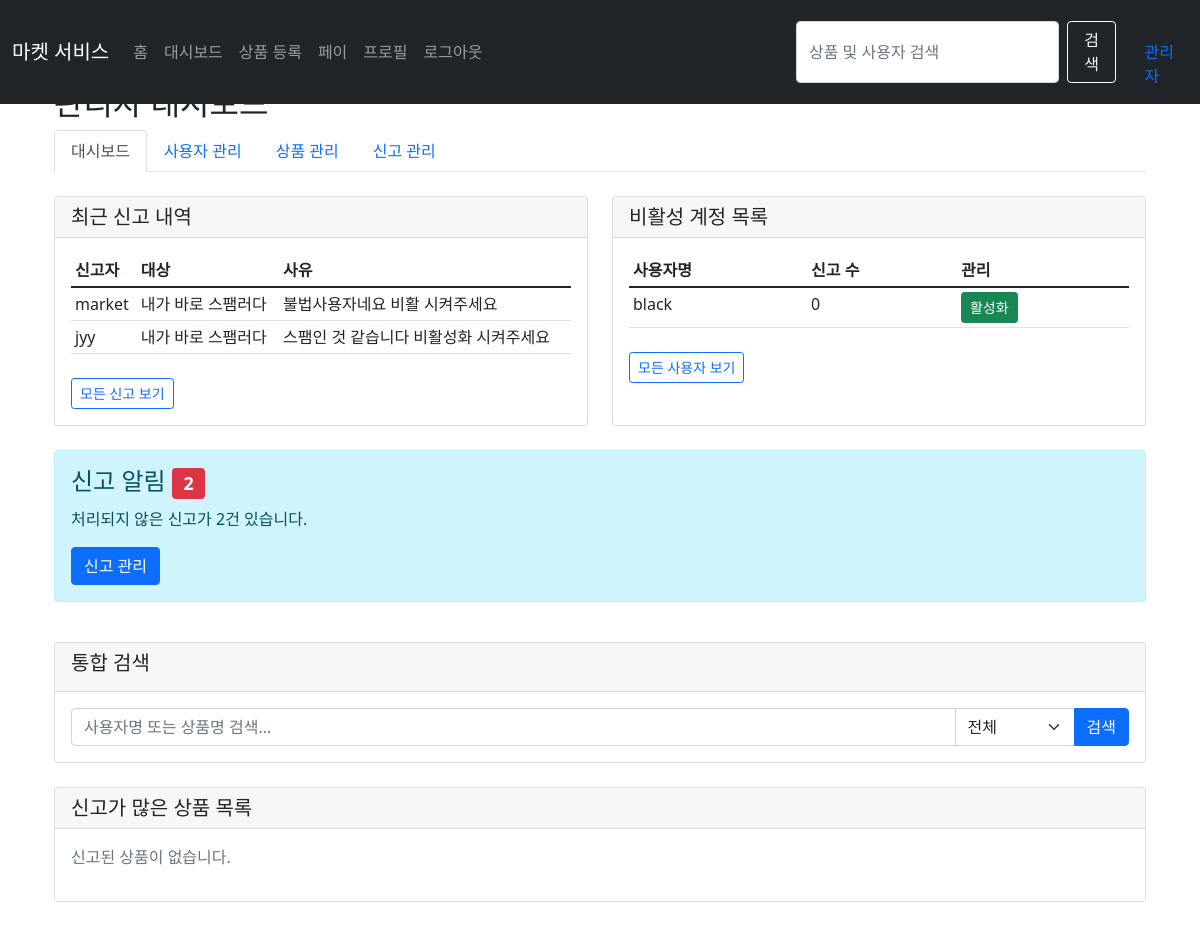
/admin (signed in), run on the app's committed database.
### tables this page shows
CREATE TABLE report (
                id TEXT PRIMARY KEY,
                reporter_id TEXT NOT NULL,
                target_id TEXT NOT NULL,
                reason TEXT NOT NULL
            );

CREATE TABLE user (
                id TEXT PRIMARY KEY,
                username TEXT UNIQUE NOT NULL,
                password TEXT NOT NULL,
                bio TEXT
            , role TEXT DEFAULT 'user', report_count INTEGER DEFAULT 0, is_active INTEGER DEFAULT 1);

### app.py (the view)
@app.route('/admin')
@admin_required
def admin_dashboard():
    db = get_db()
    cursor = db.cursor()
    cursor.execute("SELECT COUNT(*) as count FROM report")
    unprocessed_reports = cursor.fetchone()['count']
    cursor.execute("""
        SELECT r.*, u1.username as reporter_name,
        CASE
            WHEN EXISTS (SELECT 1 FROM user WHERE id = r.target_id) THEN
                (SELECT username FROM user WHERE id = r.target_id)
            WHEN EXISTS (SELECT 1 FROM product WHERE id = r.target_id) THEN
                (SELECT title FROM product WHERE id = r.target_id)
            ELSE '알 수 없음'
        END as target_name,
        CASE
            WHEN EXISTS (SELECT 1 FROM user WHERE id = r.target_id) THEN 'user'
            WHEN EXISTS (SELECT 1 FROM product WHERE id = r.target_id) THEN 'product'
            ELSE 'unknown'
        END as target_type
        FROM report r
        JOIN user u1 ON r.reporter_id = u1.id
        ORDER BY r.rowid DESC LIMIT 10
    """)
    reports = cursor.fetchall()
    cursor.execute("SELECT * FROM user WHERE report_count > 0 ORDER BY report_count DESC")
    reported_users = cursor.fetchall()
    cursor.execute("SELECT * FROM user WHERE is_active = 0")
    inactive_users = cursor.fetchall()
    cursor.execute("SELECT p.*, u.username as seller_name FROM product p JOIN user u ON p.seller_id = u.id WHERE p.report_count > 0 ORDER BY p.report_count DESC")
    reported_products = cursor.fetchall()
    cursor.execute("SELECT COUNT(*) as total FROM user WHERE role != 'admin'")
    total_users = cursor.fetchone()['total']
    cursor.execute("SELECT COUNT(*) as total FROM product")
    total_products = cursor.fetchone()['total']
    cursor.execute("SELECT COUNT(*) as total FROM report")
    total_reports = cursor.fetchone()['total']
    return render_template('admin_dashboard.html',
                          reports=reports,
                          reported_users=reported_users,
                          inactive_users=inactive_users,
                          reported_products=reported_products,
                          total_users=total_users,
                          total_products=total_products,
                          total_reports=total_reports,
                          unprocessed_reports=unprocessed_reports)

### app.py (called while the page is built)
def get_db():
    db = getattr(g, '_database', None)
    if db is None:
        db = g._database = sqlite3.connect(DATABASE)
        db.row_factory = sqlite3.Row
    return db

@app.teardown_appcontext
def close_connection(exception):
    db = getattr(g, '_database', None)
    if db is not None:
        db.close()

def admin_required(f):
    @wraps(f)
    def decorated_function(*args, **kwargs):
        if 'user_id' not in session:
            return redirect(url_for('login'))
        db = get_db()
        cursor = db.cursor()
        cursor.execute("SELECT role FROM user WHERE id = ?", (session['user_id'],))
        user = cursor.fetchone()
        if not user or user['role'] != 'admin':
            flash('관리자 권한이 필요합니다.')
            return redirect(url_for('dashboard'))
        return f(*args, **kwargs)
    return decorated_function

### templates/admin_dashboard.html (shortened to what this page needs)
{% extends "base.html" %}
{% block content %}
<div class="container mt-4">
    <h2>관리자 대시보드</h2>
    <nav aria-label="관리자 메뉴" class="mb-4">
        <ul class="nav nav-tabs">
            <li class="nav-item">
                <a class="nav-link active" href="{{ url_for('admin_dashboard') }}">대시보드</a>
            </li>
            <li class="nav-item">
                <a class="nav-link" href="{{ url_for('admin_users') }}">사용자 관리</a>
            </li>
            <li class="nav-item">
                <a class="nav-link" href="{{ url_for('admin_products') }}">상품 관리</a>
            </li>
            <li class="nav-item">
                <a class="nav-link" href="{{ url_for('admin_reports') }}">신고 관리</a>
            </li>
        </ul>
    </nav>
    <div class="row">
        <div class="col-md-6 mb-4">
            <div class="card h-100">
                <div class="card-header">
                    <h5 class="mb-0">최근 신고 내역</h5>
                </div>
                <div class="card-body">
                    {% if reports %}
                    <div class="table-responsive">
                        <table class="table table-sm">
                            <thead>
                                <tr>
                                    <th>신고자</th>
                                    <th>대상</th>
                                    <th>사유</th>
                                </tr>
                            </thead>
                            <tbody>
                                {% for report in reports %}
                                <tr>
                                    <td>{{ report.reporter_name }}</td>
                                    <td>{{ report.target_name }}</td>
                                    <td>{{ report.reason }}</td>
                                </tr>
                                {% endfor %}
                            </tbody>
                        </table>
                    </div>
                    <a href="{{ url_for('admin_reports') }}" class="btn btn-sm btn-outline-primary mt-2">모든 신고 보기</a>
                    {% else %}
                    <p class="text-muted">최근 신고 내역이 없습니다.</p>
                    {% endif %}
                </div>
            </div>
        </div>
        <div class="col-md-6 mb-4">
            <div class="card h-100">
                <div class="card-header">
                    <h5 class="mb-0">비활성 계정 목록</h5>
                </div>
                <div class="card-body">
                    {% if inactive_users %}
                    <div class="table-responsive">
                        <table class="table table-sm">
                            <thead>
                                <tr>
                                    <th>사용자명</th>
                                    <th>신고 수</th>
                                    <th>관리</th>
                                </tr>
                            </thead>
                            <tbody>
                                {% for user in inactive_users %}
                                <tr>
                                    <td>{{ user.username }}</td>
                                    <td>{{ user.report_count }}</td>
                                    <td>
                                        <form action="{{ url_for('admin_user_action', user_id=user.id) }}" method="post" class="d-inline">
                                            <button type="submit" class="btn btn-sm btn-success">활성화</button>
                                        </form>
                                    </td>
                                </tr>
                                {% endfor %}
                            </tbody>
                        </table>
                    </div>
                    <a href="{{ url_for('admin_users') }}" class="btn btn-sm btn-outline-primary mt-2">모든 사용자 보기</a>
                    {% else %}
                    <p class="text-muted">비활성 계정이 없습니다.</p>
                    {% endif %}
                </div>
            </div>
        </div>
        <div class="col-12 mb-4">
            <div class="alert alert-info">
                <h4>신고 알림 <span class="badge bg-danger">{{ unprocessed_reports }}</span></h4>
                <p>처리되지 않은 신고가 {{ unprocessed_reports }}건 있습니다.</p>
                <a href="{{ url_for('admin_reports') }}" class="btn btn-primary">신고 관리</a>
            </div>
        </div>
        <div class="col-12 mb-4">
            <div class="card">
                <div class="card-header">
                    <h5>통합 검색</h5>
                </div>
                <div class="card-body">
                    <form action="{{ url_for('admin_search') }}" method="get">
                        <div class="input-group">
                            <input type="text" name="query" class="form-control" placeholder="사용자명 또는 상품명 검색...">
                            <select name="type" class="form-select" style="max-width: 120px;">
                                <option value="all">전체</option>
                            </select>
                            <button type="submit" class="btn btn-primary">검색</button>
                        </div>
                    </form>
                </div>
            </div>
        </div>
        <div class="col-12 mb-4">
            <div class="card">
                <div class="card-header">
                    <h5 class="mb-0">신고가 많은 상품 목록</h5>
                </div>
                <div class="card-body">
                    {% if reported_products %}
                    <div class="table-responsive">
                        <table class="table table-sm">
                            <thead>
                                <tr>
                                    <th>상품명</th>
                                    <th>가격</th>
                                    <th>신고 수</th>
                                    <th>관리</th>
                                </tr>
                            </thead>
                            <tbody>
                                {% for product in reported_products %}
                                <tr>
                                    <td>
                                        <a href="{{ url_for('view_product', product_id=product.id) }}">{{ product.title }}</a>
                                    </td>
                                    <td>{{ product.price }}원</td>
                                    <td>{{ product.report_count }}</td>
                                    <td>
                                        <form action="{{ url_for('admin_product_action', product_id=product.id) }}" method="post" class="d-inline">
                                            <input type="hidden" name="csrf_token" value="{{ csrf_token() }}">
                                            <input type="hidden" name="action" value="clear_reports">
                                            <button type="submit" class="btn btn-sm btn-warning">신고초기화</button>
                                        </form>
                                        <form action="{{ url_for('admin_product_action', product_id=product.id) }}" method="post" class="d-inline">
                                            <input type="hidden" name="csrf_token" value="{{ csrf_token() }}">
                                            <input type="hidden" name="action" value="delete">
                                            <button type="submit" class="btn btn-sm btn-danger" onclick="return confirm('이 상품을 삭제하시겠습니까?');">삭제</button>
                                        </form>
                                    </td>
                                </tr>
                                {% endfor %}
                            </tbody>
                        </table>
                    </div>
                    <a href="{{ url_for('admin_products') }}" class="btn btn-sm btn-outline-primary mt-2">모든 상품 보기</a>
                    {% else %}
                    <p class="text-muted">신고된 상품이 없습니다.</p>
                    {% endif %}
                </div>
            </div>
        </div>
    </div>
</div>
{% endblock %}

### templates/base.html (style rules this page uses)
body { padding-top: 60px; padding-bottom: 40px; }

### data on the page
report: reporter_name "market", target_name "내가 바로 스팸러다", reason "불법사용자네요 비활 시켜주세요"
report: reporter_name "jyy", target_name "내가 바로 스팸러다", reason "스팸인 것 같습니다 비활성화 시켜주세요"
user: username "black", report_count "0"

### other printed values
{{ unprocessed_reports }} "2"
